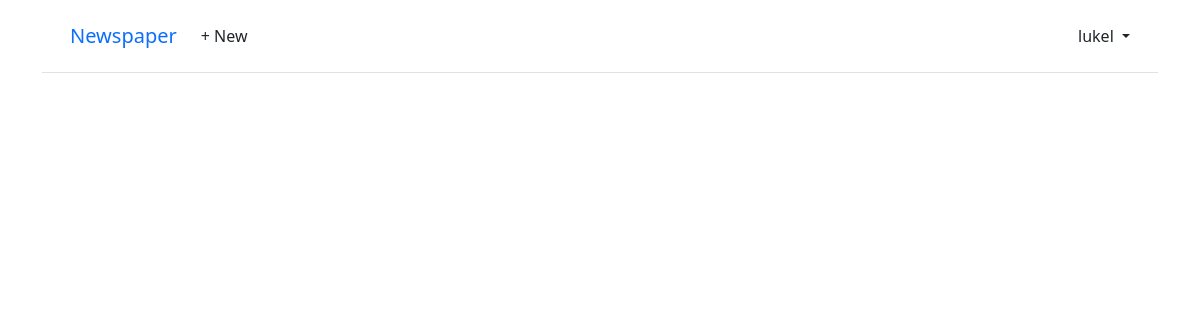
The page /articles/ (signed in) on the database as committed earlier.
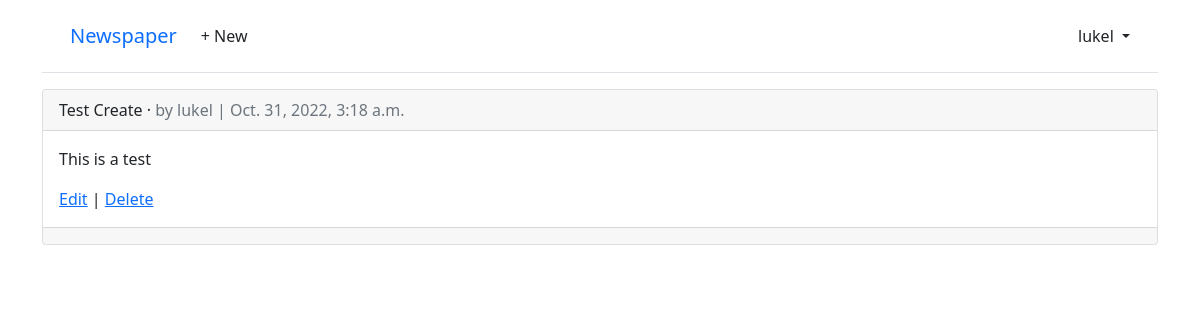
The same page on the database as committed later.
### articles/models.py (models this page shows, shortened)
class Article(models.Model):
    title = models.CharField(max_length=255)
    body = models.TextField()
    date = models.DateTimeField(auto_now_add=True)
    author = models.ForeignKey(
        settings.AUTH_USER_MODEL,
        on_delete=models.CASCADE,
    )

### accounts/models.py (models this page shows)
class CustomUser(AbstractUser):
    age = models.PositiveIntegerField(null=True, blank=True)

### articles/views.py (the view)
# urls.py: path("", ArticleListView.as_view(), name="article_list"),
class ArticleListView(LoginRequiredMixin, ListView):
    model = Article
    template_name = "article_list.html"

### templates/article_list.html (shortened to what this page needs)
{% extends "base.html" %}
{% block content %}
{% for article in article_list %}
  <div class="card">
    <div class="card-header">
      <span class="font-weight-bold">{{ article.title }}</span> &middot;
      <span class="text-muted">by {{ article.author }} |
      {{ article.date }}</span>
    </div>
    <div class="card-body">
      <p>{{ article.body }}</p>
      <a href="{% url 'article_edit' article.pk %}">Edit</a> |
      <a href="{% url 'article_delete' article.pk %}">Delete</a>
    </div>
    <div class="card-footer">
    </div>
  </div>
  <br />
{% endfor %}
{% endblock content %}

Rows that differ between the two databases and show on the page:
added Article: title "Test Create", author "lukel", date "Oct. 31, 2022, 3:18 a.m.", body "This is a test"
